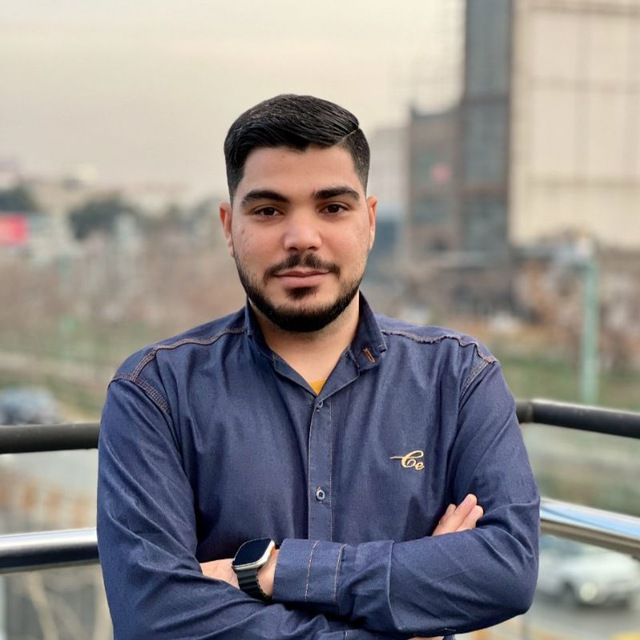
#> input picture assignment11/ChangeCloth/input/image.jpg, 640 x 640 px
$ jupyter execute main.ipynb
#> lines starting #> are read from the running program, lines starting #| are printed output that depends on the picture; after the words box and inside, x2 and y2 are one past the last pixel; in counts of white or black regions, pixels touching at a corner belong together
[cell 1]
import cv2
import numpy as np
import matplotlib.pyplot as plt

[cell 2]
image = cv2.imread('input/image.jpg')
#> image is the input picture: shape (640, 640, 3); mean B, G, R 136.2, 136.2, 140.6
image_hsv = cv2.cvtColor(image, cv2.COLOR_BGR2HSV)
#> image_hsv: shape (640, 640, 3); mean H, S, V 55.1, 60.2, 153.4
h,s,v = cv2.split(image_hsv)
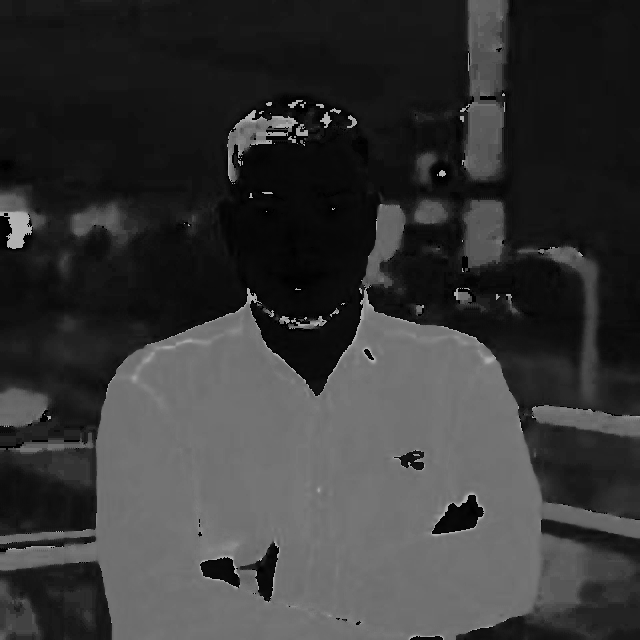
#> h: shape (640, 640); min 0, max 179, mean 55.1
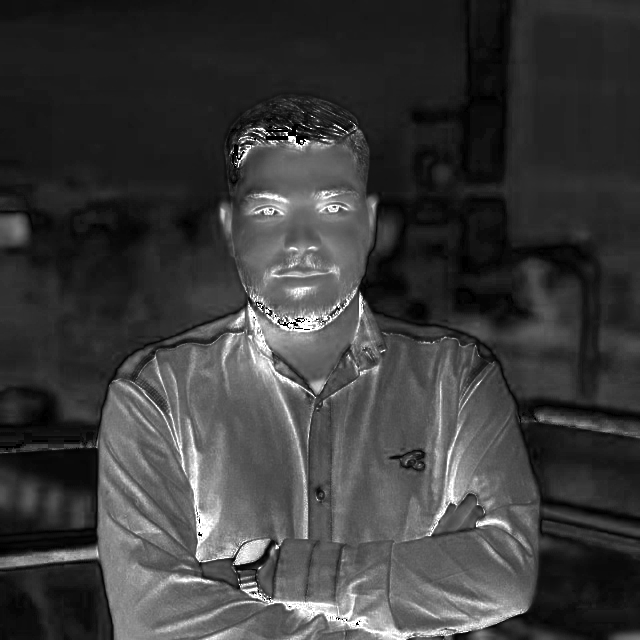
#> s: shape (640, 640); min 0, max 255, mean 60.2
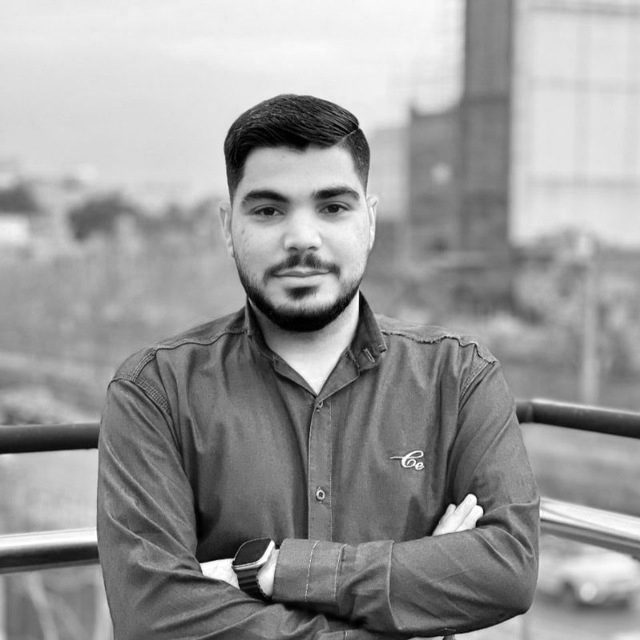
#> v: shape (640, 640); min 0, max 255, mean 153.4
mask = (h >= 105) & (h <= 135)
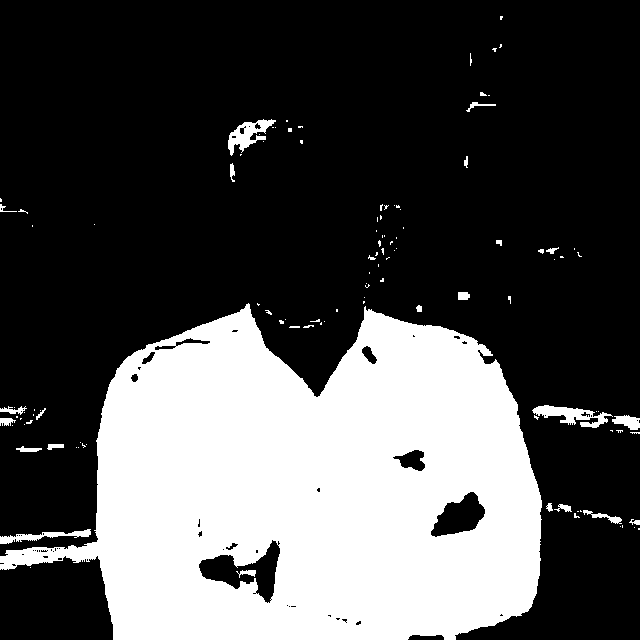
#> mask: shape (640, 640) bool; 31% white; 114 white regions (86 under 20 px), largest, box (x1, y1, x2, y2) and area: (0, 303, 542, 640) 122776, (532, 405, 613, 428) 817, (228, 119, 276, 156) 727
h[mask] = 60
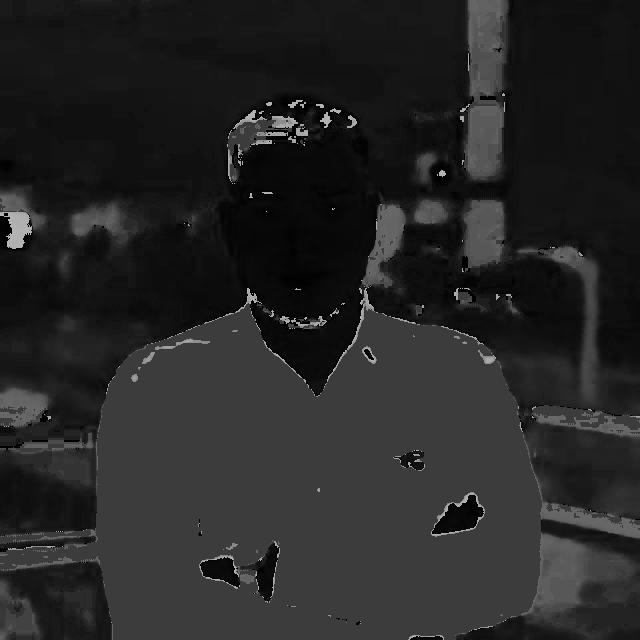
#> h: shape (640, 640); min 0, max 179, mean 38.3
result = cv2.merge([h,s,v])
#> result: shape (640, 640, 3); mean H, S, V 38.3, 60.2, 153.4
_result = cv2.cvtColor(result, cv2.COLOR_HSV2BGR)
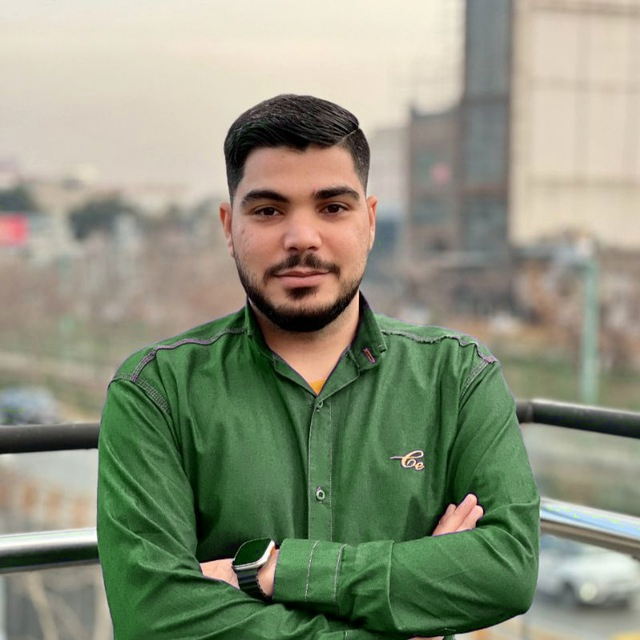
#> _result: shape (640, 640, 3); mean B, G, R 124, 145.3, 140.3
r = cv2.cvtColor(result, cv2.COLOR_HSV2RGB)
plt.imshow(r)
plt.show()
cv2.imwrite('output/result.png', _result)
#> Out = True
